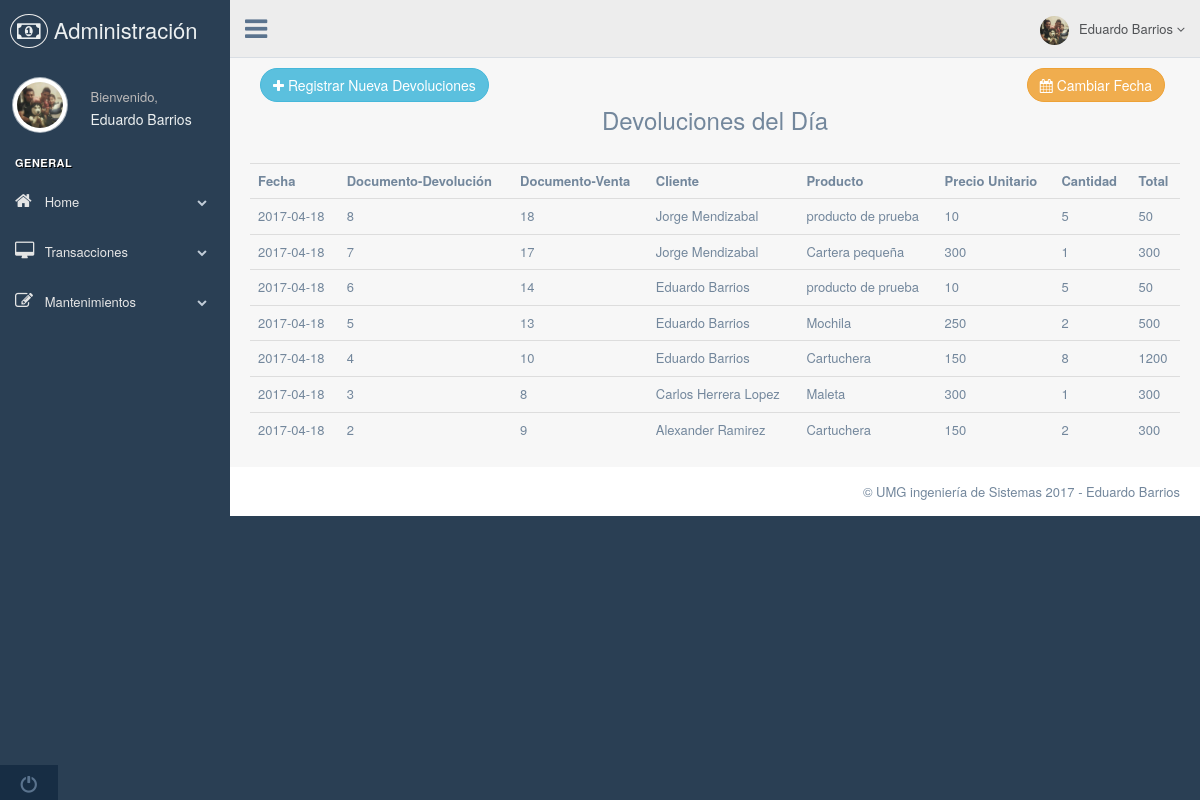
/Controllers/DevolucionesController.php, run on the app's committed database.
### tables this page shows
CREATE TABLE `devolucionesdetalle` (
  `idDevolucionDetalle` int(11) NOT NULL,
  `idDevolucion` int(11) NOT NULL,
  `idProducto` int(11) NOT NULL,
  `cantidad` int(11) NOT NULL,
  `precio` float NOT NULL,
  `costoTotal` float NOT NULL,
  `idCliente` int(11) NOT NULL,
  `impreso` tinyint(1) NOT NULL
);

CREATE TABLE `devoluciones` (
  `idDevolucion` int(11) NOT NULL,
  `fechaDevolucion` date NOT NULL,
  `idVenta` int(11) NOT NULL
);

CREATE TABLE `clientes` (
  `IdCliente` int(11) NOT NULL,
  `nombreCliente` varchar(100) NOT NULL,
  `nit` varchar(20) NOT NULL,
  `direccion` varchar(255) NOT NULL,
  `telefono` varchar(10) NOT NULL,
  `idMunicipio` int(11) NOT NULL
);

CREATE TABLE `productos` (
  `idProducto` int(11) NOT NULL,
  `codigoProducto` varchar(100) NOT NULL,
  `nombreProducto` varchar(100) NOT NULL,
  `descripcion` varchar(255) NOT NULL,
  `precio` float NOT NULL,
  `costo` float NOT NULL,
  `existencia` int(11) NOT NULL,
  `idMarca` int(11) NOT NULL
);

### Controllers/DevolucionesController.php (called while the page is built, shortened)
<?php
	require_once('../Models/DevolucionesModel.php');
	$fechaDesde = date('Y-m-d');;
	$fechaHasta = date('Y-m-d');;
	$pagination = new Devoluciones();
	$Devoluciones = $pagination->getDevoluciones($fechaDesde,$fechaHasta);
	require_once('../Views/DevolucionesView.php');
 ?>

### Models/Conexion.php (called while the page is built)
<?php
	class Conexion
	{
		public function Conectar(){
			$db_servidor = "localhost";
			$db_usuario  = "root";
			$db_password = "";
			$db_nombre   = "compras-devoluciones";
			$conexion = new PDO("mysql:	host=$db_servidor;dbname=$db_nombre", $db_usuario, $db_password);
			$conexion->setAttribute(PDO::ATTR_ERRMODE, PDO::ERRMODE_EXCEPTION);
			$conexion->exec("SET CHARACTER SET utf8");
			return $conexion;
		}
	}
?>

### Models/DevolucionesModel.php (called while the page is built, shortened)
<?php
	require_once('Conexion.php');
	class Devoluciones extends Conexion
	{
		public function getDevoluciones($desde=false,$hasta=false)
		{
			if($desde!==false && $hasta!==false)
			{
				$sql = "SELECT D.idDevolucion,D.fechaDevolucion,D.idVenta,C.nombreCliente,
				               DD.idProducto,P.nombreProducto,DD.cantidad,DD.precio,DD.costoTotal,DD.impreso
						FROM devoluciones D
						INNER JOIN devolucionesdetalle DD ON D.idDevolucion = DD.idDevolucion
						INNER JOIN clientes C ON DD.idCliente = C.idCliente
						INNER JOIN productos P ON DD.idProducto = P.idProducto
							WHERE D.fechaDevolucion >='$desde' AND D.fechaDevolucion <='$hasta'
					    	ORDER BY D.idDevolucion DESC";
			}
			$stmt = Conexion::Conectar()->prepare($sql);
			$stmt->execute();
			return $stmt->fetchAll();
		}
	}
 ?>

### Views/DevolucionesView.php (the view, shortened to what this page needs)
<!DOCTYPE html>
<html lang="en">
  <head>
    <link href="../vendors/bootstrap/dist/css/bootstrap.min.css" rel="stylesheet">
    <link href="../vendors/font-awesome/css/font-awesome.min.css" rel="stylesheet">
    <link href="../vendors/nprogress/nprogress.css" rel="stylesheet">
    <link href="../vendors/iCheck/skins/flat/green.css" rel="stylesheet">
    <link href="../vendors/bootstrap-progressbar/css/bootstrap-progressbar-3.3.4.min.css" rel="stylesheet">
    <link href="../vendors/jqvmap/dist/jqvmap.min.css" rel="stylesheet"/>
    <link href="../vendors/bootstrap-daterangepicker/daterangepicker.css" rel="stylesheet">
    <link href="../build/css/custom.min.css" rel="stylesheet">
  </head>
  <body class="nav-md">
    <div class="container body">
      <div class="main_container">
        <div class="col-md-3 left_col">
          <div class="left_col scroll-view">
            <div class="navbar nav_title" style="border: 0;">
              <a href="#" class="site_title"><i class="fa fa-money"></i> <span>Administración</span></a>
            </div>
            <div class="profile clearfix">
              <div class="profile_pic">
                <img src="../Views/images/eduardo.jpg" alt="..." class="img-circle profile_img">
              </div>
              <div class="profile_info">
                <span>Bienvenido,</span>
                <h2>Eduardo Barrios</h2>
              </div>
            </div>
            <br />
            <div id="sidebar-menu" class="main_menu_side hidden-print main_menu">
              <div class="menu_section">
                <h3>General</h3>
                <ul class="nav side-menu">
                  <li><a><i class="fa fa-home"></i> Home <span class="fa fa-chevron-down"></span></a>
                  </li>
                  <li><a><i class="fa fa-desktop"></i> Transacciones <span class="fa fa-chevron-down"></span></a>
                  </li>
                  <li><a><i class="fa fa-edit"></i> Mantenimientos <span class="fa fa-chevron-down"></span></a>
                  </li>
                </ul>
              </div>
            </div>
            <div class="sidebar-footer hidden-small">
              <a data-toggle="tooltip" data-placement="top" title="Logout" href="#">
                <span class="glyphicon glyphicon-off" aria-hidden="true"></span>
              </a>
            </div>
          </div>
        </div>
        <div class="top_nav">
          <div class="nav_menu">
            <nav>
              <div class="nav toggle">
                <a id="menu_toggle"><i class="fa fa-bars"></i></a>
              </div>
              <ul class="nav navbar-nav navbar-right">
                <li class="">
                  <a href="javascript:;" class="user-profile dropdown-toggle" data-toggle="dropdown" aria-expanded="false">
                    <img src="../Views/images/eduardo.jpg" alt="">Eduardo Barrios
                    <span class=" fa fa-angle-down"></span>
                  </a>
                </li>
              </ul>
            </nav>
          </div>
        </div>
  <div class="right_col" role="main">
      <div class="row">
          <div class="col-md-12 col-sm-12 col-xs-12">
            <div class="text-left col-md-3"><a href="NuevaDevolucionController.php" class="btn btn-round btn-info"><i class="fa fa-plus"></i> Registrar Nueva Devoluciones</a></div>
            <div class="text-right col-md-9"><button data-toggle='modal' data-target='#modal-fecha' class="btn btn-round btn-warning"><i class="fa fa-calendar"></i> Cambiar Fecha</button></div>
            <br>
              <h3 class="text-center">Devoluciones del Día</h3>
              <br>
                <table class="table table-hover">
                  <tr>
                    <th>Fecha</th>
                    <th>Documento-Devolución</th>
                    <th>Documento-Venta</th>
                    <th>Cliente</th>
                    <th>Producto</th>
                    <th>Precio Unitario</th>
                    <th>Cantidad</th>
                    <th>Total</th>
                  </tr>
                  <?php foreach($Devoluciones as $item): ?>
                   <tr <?php if($item['impreso'] == 1)
                                  echo 'class=success';
                             if($item['impreso'] == 2)
                                  echo 'class=warning';
                        ?>>
                     <td><?php echo $item['fechaDevolucion']; ?></td>
                     <td><?php echo $item['idDevolucion']; ?></td>
                     <td><?php echo $item['idVenta']; ?></td>
                     <td><?php echo $item['nombreCliente']; ?></td>
                     <td><?php echo $item['nombreProducto']; ?></td>
                     <td><?php echo $item['precio']; ?></td>
                     <td><?php echo $item['cantidad']; ?></td>
                     <td><?php echo $item['costoTotal']; ?></td>
                   </tr>
                  <?php endforeach; ?>
                </table>
          </div>
      </div>
  </div>
        <footer>
          <div class="pull-right">
            &copy; UMG ingeniería de Sistemas 2017 - Eduardo Barrios
          </div>
          <div class="clearfix"></div>
        </footer>
      </div>
    </div>
  </body>
</html>

### data on the page
devolucionesdetalle: idDevolucion.fechaDevolucion "2017-04-18", idDevolucion.idDevolucion "8", idDevolucion.idVenta "18", idCliente.nombreCliente "Jorge Mendizabal", idProducto.nombreProducto "producto de prueba", precio "10", cantidad "5", costoTotal "50"
devolucionesdetalle: idDevolucion.fechaDevolucion "2017-04-18", idDevolucion.idDevolucion "7", idDevolucion.idVenta "17", idCliente.nombreCliente "Jorge Mendizabal", idProducto.nombreProducto "Cartera pequeña", precio "300", cantidad "1", costoTotal "300"
devolucionesdetalle: idDevolucion.fechaDevolucion "2017-04-18", idDevolucion.idDevolucion "6", idDevolucion.idVenta "14", idCliente.nombreCliente "Eduardo Barrios", idProducto.nombreProducto "producto de prueba", precio "10", cantidad "5", costoTotal "50"
devolucionesdetalle: idDevolucion.fechaDevolucion "2017-04-18", idDevolucion.idDevolucion "5", idDevolucion.idVenta "13", idCliente.nombreCliente "Eduardo Barrios", idProducto.nombreProducto "Mochila", precio "250", cantidad "2", costoTotal "500"
devolucionesdetalle: idDevolucion.fechaDevolucion "2017-04-18", idDevolucion.idDevolucion "4", idDevolucion.idVenta "10", idCliente.nombreCliente "Eduardo Barrios", idProducto.nombreProducto "Cartuchera", precio "150", cantidad "8", costoTotal "1200"
devolucionesdetalle: idDevolucion.fechaDevolucion "2017-04-18", idDevolucion.idDevolucion "3", idDevolucion.idVenta "8", idCliente.nombreCliente "Carlos Herrera Lopez", idProducto.nombreProducto "Maleta", precio "300", cantidad "1", costoTotal "300"
devolucionesdetalle: idDevolucion.fechaDevolucion "2017-04-18", idDevolucion.idDevolucion "2", idDevolucion.idVenta "9", idCliente.nombreCliente "Alexander Ramirez", idProducto.nombreProducto "Cartuchera", precio "150", cantidad "2", costoTotal "300"
